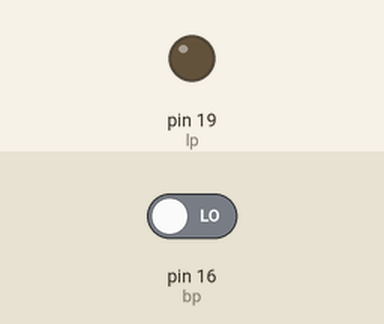
Recording of a sketch running on a simulated Arduino Uno, built with avr-gcc and run on an emulated ATmega328P. Parts: output pins drawn as LEDs (lit = HIGH). Inputs (shaded band) come from the test bench; at power-on: pin 16 (bp) LOW.

Above: at 1.2 s.
1.3 s: pin 16 (bp) driven HIGH
At 1.9 s:
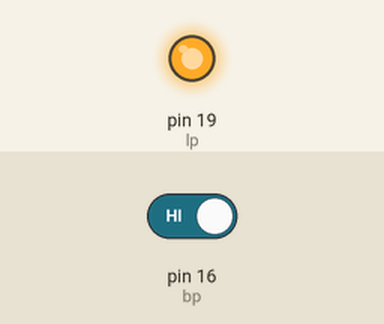
2.8 s: pin 16 (bp) driven LOW
At 3.1 s:
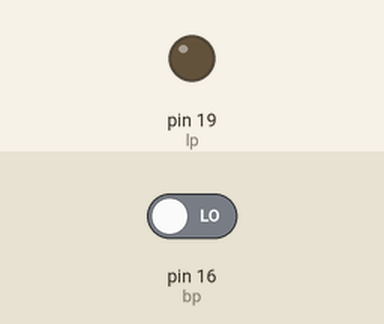
Timing chart, 0 to 5.8 s (numbered marks = the images above; inputs shaded):
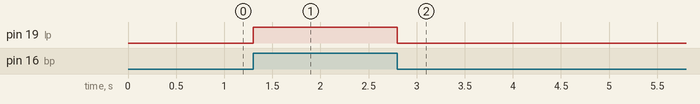

Measured:
- after the input at 1.3 s, pin 19 (lp): LOW → HIGH at once
- after the input at 2.8 s, pin 19 (lp): HIGH → LOW at once

The sketch:

ReadSwth.ino
```cpp
const int bp = 16;     // the number of the pushbutton pin

const int lp =  19;      // the number of the LED pin


int buttonState = 0;         // variable for reading the pushbutton status


void setup() {

  // initialize the LED pin as an output:

  pinMode(lp, OUTPUT);

  // initialize the pushbutton pin as an input:

  pinMode(bp, INPUT);

}


void loop() {


  buttonState = digitalRead(bp);


  if (buttonState == HIGH) {

    // turn LED on:

    digitalWrite(lp, HIGH);

  } else {

    // turn LED off:

    digitalWrite(lp, LOW);

  }

}
```
